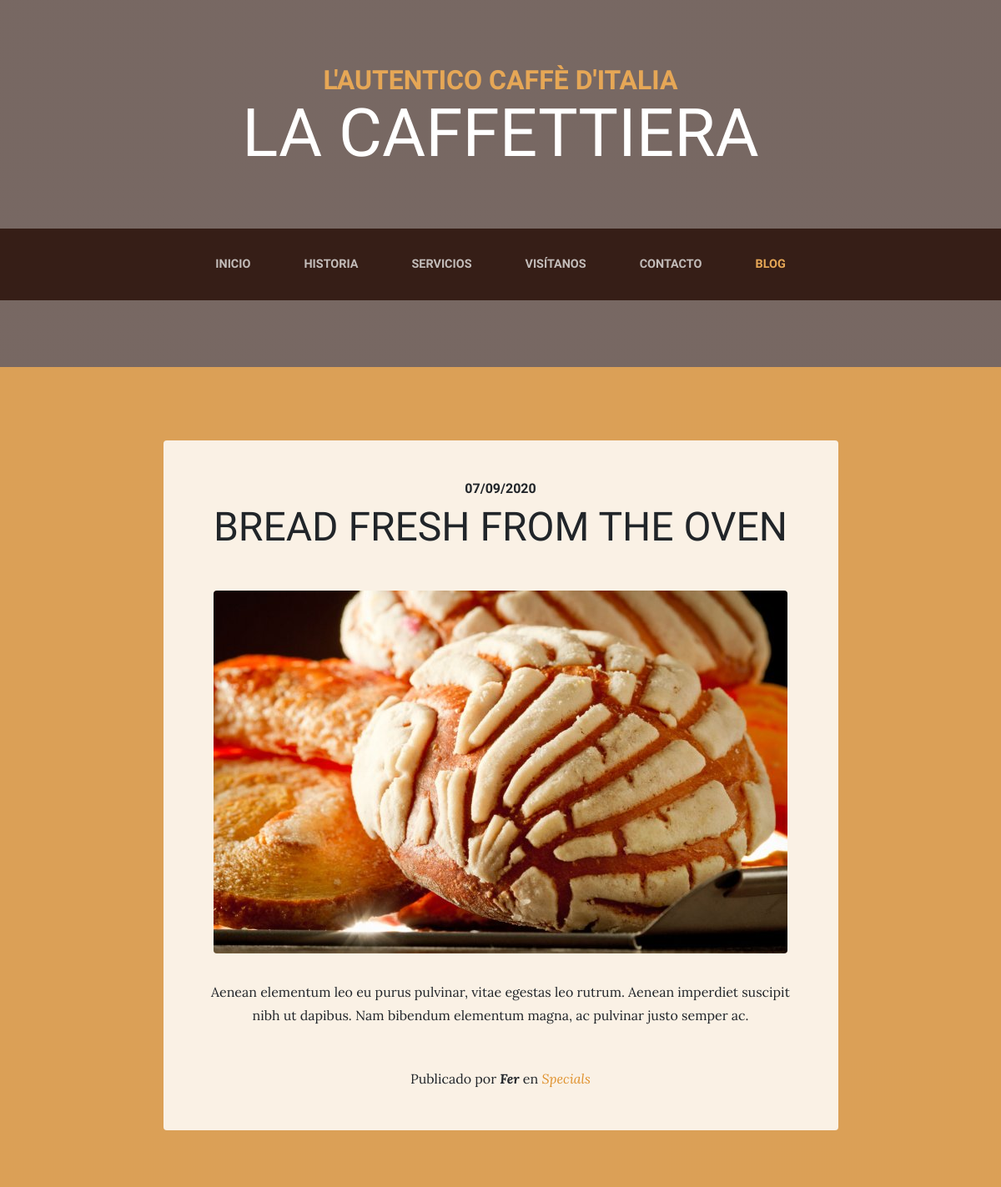
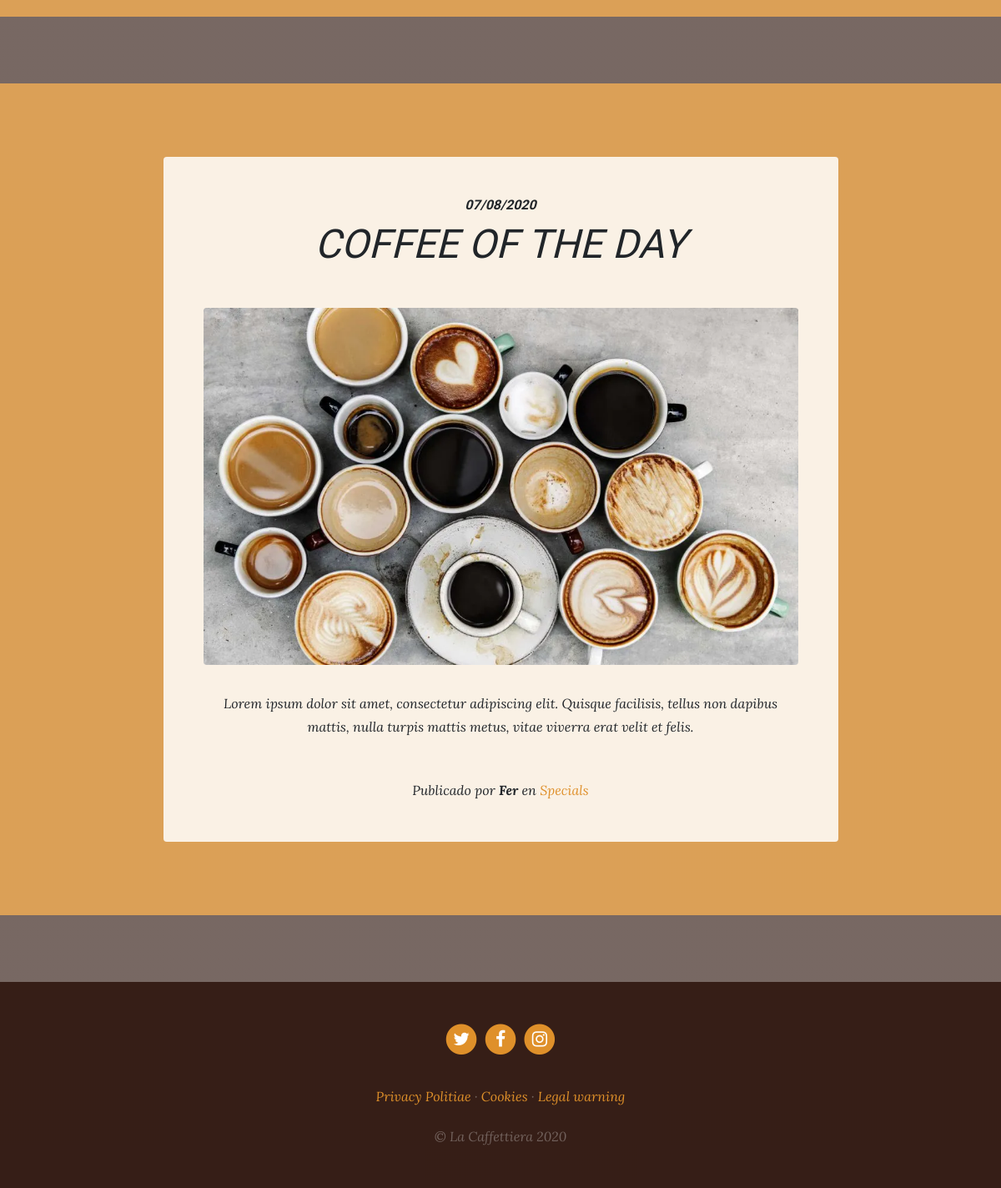
The app's page /blog/category/2/ with its own data (2 pictures, top to bottom).
### blog/models.py (models this page shows, shortened)
class Post(models.Model):
    title = models.CharField(max_length=100, verbose_name="Name")
    content = models.TextField(verbose_name="Content")
    published = models.DateTimeField(verbose_name="Date of creation", default=now)
    image = models.ImageField(verbose_name="Image", upload_to="blog", null=True, blank=True)
    author = models.ForeignKey(User, verbose_name="Auth", on_delete=models.CASCADE)
    categories = models.ManyToManyField(Category, verbose_name="Categories", related_name="get_posts")
    created = models.DateTimeField(auto_now_add=True, verbose_name="Date and time of creation")
    updated = models.DateTimeField(auto_now=True, verbose_name="Date and time of last change")
    class Meta:
        verbose_name = "entry"
        verbose_name_plural = "entries"
        ordering = ["-created"]

class Category(models.Model):
    name = models.CharField(max_length=100, verbose_name="Name")
    created = models.DateTimeField(auto_now_add=True, verbose_name="Date and time of creation")
    updated = models.DateTimeField(auto_now=True, verbose_name="Date and time of last change")
    class Meta:
        verbose_name = "category"
        verbose_name_plural = "categories"
        ordering = ["-created"]

### pages/models.py (models this page shows, shortened)
class Page(models.Model):
    title = models.CharField(verbose_name="Title", max_length=200)
    content = RichTextField(verbose_name='Content')
    order  = models.SmallIntegerField(verbose_name="Order", default=0)
    created = models.DateTimeField(auto_now_add=True, verbose_name='Date of creation')
    updated = models.DateTimeField(auto_now=True, verbose_name='Date of last modification')
    class Meta:
        verbose_name = 'page'
        verbose_name_plural = 'pages'
        ordering = ['order', 'title']

### blog/views.py (the view)
# urls.py: path('category/<int:category_id>/', views.category, name="category")
def category(request, category_id):
    category = get_object_or_404(Category, id=category_id)
    return render(request, "blog/category.html", {'category': category})

### pages/templatetags/pages_extras.py (called while the page is built)
@register.simple_tag
def get_page_list():
    pages = Page.objects.all()
    return pages

### social/processors.py (called while the page is built)
def ctx_dict(request):
    ctx = {}
    links = Link.objects.all()
    for link in links:
        ctx[link.key] = link.url
    return ctx

### blog/templates/blog/category.html (shortened to what this page needs)
{% extends 'core/base.html' %}
{% load static %}
{% block content %}
  {% for post in category.get_posts.all %}
    <section class="page-section cta">
      <div class="container">
        <div class="row">
          <div class="col-xl-9 mx-auto">
            <div class="cta-innerv text-center rounded">
              <h2 class="section-heading mb-5">
                <span class="section-heading-upper">{{post.published|date:"SHORT_DATE_FORMAT"}}</span>
                <span class="section-heading-lower">{{post.title}}</span>
              </h2>
              <p class="mb-0">
                <img class="mx-auto d-flex rounded img-fluid mb-3 mb-lg-0" src="{{post.image.url}}" alt="">
              </p>
              <p class="mb-0 mbt">
                {{post.content|linebreaks}}
              </p>
              <p class="mb-0 mbt">
                <span class="section-heading-under">Publicado por <em><b>{{post.author}}</b></em> en <em>
                <em>
                  {% for category in post.categories.all %}
                    <a href="{% url 'category' category.id %}" class="link">{{category.name}}</a>{% if not forloop.last %},{% endif %}
                  {% endfor %}
                </em>
              </span>
              </p>
            </div>
           </div>
        </div>
      </div>
    </section>
  {% endfor %}
{% endblock %}

### core/templates/core/base.html (shortened to what this page needs)
<!DOCTYPE html>
<html lang="es">
  <head>
    {% load static %}
    <link href="{% static 'core/vendor/bootstrap/css/bootstrap.min.css' %}" rel="stylesheet">
    <link href="{% static 'core/vendor/font-awesome/css/font-awesome.min.css' %}" rel="stylesheet" type="text/css">
    <link href="{% static 'core/css/business-casual.css' %}" rel="stylesheet">
  </head>
  <body>
    <h1 class="site-heading text-center text-white d-none d-lg-block">
      <span class="site-heading-upper text-primary mb-3">L'autentico caffè d'italia</span>
      <span class="site-heading-lower">La Caffettiera</span>
    </h1>
    <nav class="navbar navbar-expand-lg navbar-dark py-lg-4" id="mainNav">
      <div class="container">
        <div class="collapse navbar-collapse" id="navbarResponsive">
          <ul class="navbar-nav mx-auto">
            <li class="nav-item {% if request.path == '/' %}active{% endif %} px-lg-4">
              <a class="nav-link text-uppercase text-expanded" href="{% url 'home' %}">Inicio</a>
            </li>
            <li class="nav-item {% if request.path == '/about/' %}active{% endif %} px-lg-4">
              <a class="nav-link text-uppercase text-expanded" href="{% url 'about' %}">Historia</a>
            </li>
            <li class="nav-item {% if request.path == '/services/' %}active{% endif %} px-lg-4">
              <a class="nav-link text-uppercase text-expanded" href="{% url 'services' %}">Servicios</a>
            </li>
            <li class="nav-item {% if request.path == '/store/' %}active{% endif %} px-lg-4">
              <a class="nav-link text-uppercase text-expanded" href="{% url 'store' %}">Visítanos</a>
            </li>
            <li class="nav-item {% if request.path == '/contact/' %}active{% endif %} px-lg-4">
              <a class="nav-link text-uppercase text-expanded" href="{% url 'contact' %}">Contacto</a>
            </li>
            <li class="nav-item {% if request.path|slice:':6' == '/blog/' %}active{% endif %} px-lg-4">
              <a class="nav-link text-uppercase text-expanded" href="{% url 'blog' %}">Blog</a>
            </li>
          </ul>
        </div>
      </div>
    </nav>
    {% block content %}
    {% endblock %}
    <footer class="footer text-faded text-center py-5">
      <div class="container">
        <p class="m-0">
          {% if LINK_TWITTER %}
            <a href="{{LINK_TWITTER}}" class="link" target="blank">
              <span class="fa-stack fa-lg">
                <i class="fa fa-circle fa-stack-2x"></i>
                <i class="fa fa-twitter fa-stack-1x fa-inverse"></i>
              </span>
            </a>
          {% endif %}
          {% if LINK_FACEBOOK %}
            <a href="{{LINK_FACEBOOK}}" class="link" target="blank">
              <span class="fa-stack fa-lg">
                <i class="fa fa-circle fa-stack-2x"></i>
                <i class="fa fa-facebook fa-stack-1x fa-inverse"></i>
              </span>
            </a>
          {% endif %}
          {% if LINK_INSTAGRAM %}
            <a href="{{LINK_INSTAGRAM}}" class="link" target="blank">
              <span class="fa-stack fa-lg">
                <i class="fa fa-circle fa-stack-2x"></i>
                <i class="fa fa-instagram fa-stack-1x fa-inverse"></i>
              </span>
            </a>
          {% endif %}
	    </p>
        <p class="m-0 mbt">
          {% load pages_extras %}
          {% get_page_list as page_list %}
          {% for page in page_list %}
            <a href="{% url 'page' page.id page.title|slugify %}" class="link">{{page.title}}</a>
            {% if not forloop.last %}·{% endif %}
          {% endfor %}
		</p>
        <p class="m-0 mbt1">&copy; La Caffettiera 2020</p>
      </div>
	</footer>
  </body>
</html>

### core/static/core/css/business-casual.css (style rules this page uses)
body { font-family: 'Lora'; background: linear-gradient(rgba(47, 23, 15, 0.65), rgba(47, 23, 15, 0.65)), url("../img/bg.jpg"); background-attachment: fixed; background-position: center; background-size: cover; }
h1, h2, h3, h4, h5, h6 { font-family: 'Raleway'; }
p { line-height: 1.75; }
.text-faded { color: rgba(255, 255, 255, 0.3); }
.site-heading { margin-top: 5rem; margin-bottom: 5rem; text-transform: uppercase; line-height: 1; font-family: 'Raleway'; }
.site-heading .site-heading-upper { display: block; font-size: 2rem; font-weight: 800; }
.site-heading .site-heading-lower { font-size: 5rem; font-weight: 100; line-height: 4rem; }
.page-section { margin-top: 5rem; margin-bottom: 5rem; }
.section-heading { text-transform: uppercase; }
.section-heading .section-heading-upper { display: block; font-size: 1rem; font-weight: 800; padding-bottom:.5rem; }
.section-heading .section-heading-lower { display: block; font-size: 3rem; font-weight: 100; }
#mainNav { background-color: rgba(47, 23, 15, 0.9); font-family: 'Raleway'; }
#mainNav .navbar-nav .nav-item .nav-link { color: rgba(255, 255, 255, 0.7); font-weight: 800; }
#mainNav .navbar-nav .nav-item.active .nav-link { color: #e6a756; }
@media (min-width: 992px) { #mainNav .navbar-nav .nav-item .nav-link { font-size: 0.9rem; } }
.cta { padding-top: 5rem; padding-bottom: 5rem; background-color: rgba(230, 167, 86, 0.9); }
.cta .cta-innerv { position: relative; padding: 3rem; margin: 0.5rem; background-color: rgba(255, 255, 255, 0.85); }
.footer { background-color: rgba(47, 23, 15, 0.9); }
.text-primary { color: #e6a756 !important; }
.mbt { padding-top: 2rem; }
.mbt1 { padding-top: 1.25rem; }
a.link { color: #df902a; }

### records on screen
Post: published "07/09/2020", title "BREAD FRESH FROM THE OVEN", image (picture), content "Aenean elementum leo eu purus pulvinar, vitae egestas leo rutrum. Aenean imperdiet suscipit nibh ut dapibus. Nam bibendum elementum magna, ac pulvinar justo semper ac.", author "Fer"
Category: name "Specials"
Post: published "07/08/2020", title "COFFEE OF THE DAY", image (picture), content "Lorem ipsum dolor sit amet, consectetur adipiscing elit. Quisque facilisis, tellus non dapibus mattis, nulla turpis mattis metus, vitae viverra erat velit et felis.", author "Fer"
Page: title "Privacy Politiae"
Page: title "Cookies"
Page: title "Legal warning"
